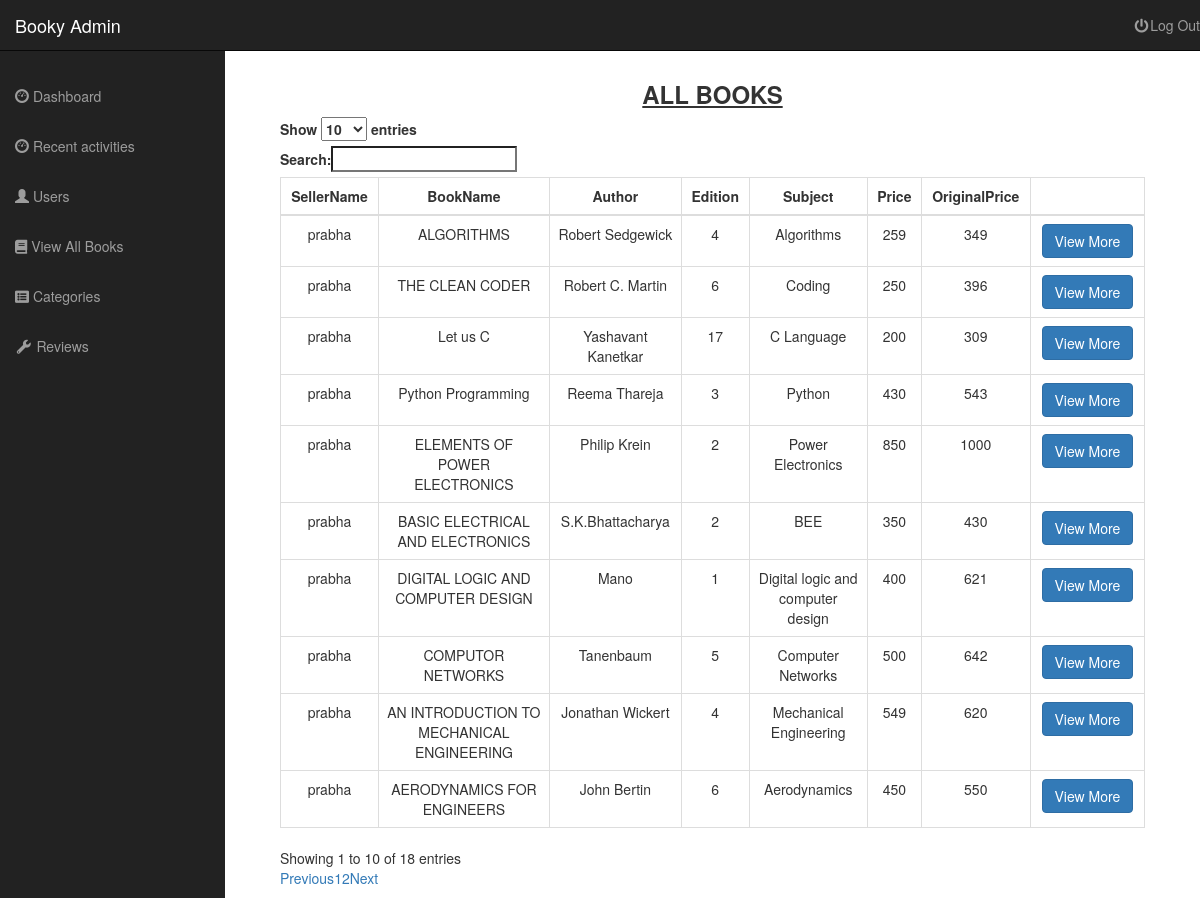
/admin/books.php (signed in), run on the app's committed database.
### tables this page shows
CREATE TABLE `books` (
  `book_id` int(11) NOT NULL,
  `username` varchar(255) NOT NULL,
  `book_name` varchar(255) NOT NULL,
  `author` varchar(255) NOT NULL,
  `edition` varchar(255) NOT NULL,
  `subject` varchar(255) NOT NULL,
  `category_id` int(11) NOT NULL DEFAULT 0,
  `book_price` int(11) NOT NULL DEFAULT 0,
  `book_original_price` int(11) NOT NULL DEFAULT 0,
  `book_description` varchar(1000) DEFAULT 'No Description Available',
  `book_image` varchar(255) NOT NULL DEFAULT 'default.jpg',
  `book_status` varchar(255) NOT NULL DEFAULT 'available',
  `date` date NOT NULL DEFAULT '1920-05-20'
);

### admin/templates/view_all_books.php (the view, shortened to what this page needs)
<h3 class="text-center"><b><u>ALL BOOKS</u></b></h3>
<div class="row">
	<div class="col-lg-12 col-md-12 col-sm-12 col-xs-12 table-responsive">
		<table class="table table-bordered table-hover" id="booksTable">
			<thead>
				<tr>
					<th class="text-center">SellerName</th>
					<th class="text-center">BookName</th>
					<th class="text-center">Author</th>
					<th class="text-center">Edition</th>
					<th class="text-center">Subject</th>
					<th class="text-center">Price</th>
					<th class="text-center">OriginalPrice</th>
					<th></th>
				</tr>
			</thead>
			<tbody>
				<?php
					$query = "SELECT * from books";
					$query_result = mysqli_query($connection,$query);
					if(!$query_result){
						die("QUERY FAILED " .mysqli_error($connection));
					}else{
						while ($row = mysqli_fetch_assoc($query_result)) {
							$bookid = $row['book_id'];
							$sellername = $row['username'];
							$bookname = $row['book_name'];
							$author = $row['author'];
							$edition = $row['edition'];
							$subject = $row['subject'];
							$price = $row['book_price'];
							$originalprice = $row['book_original_price'];
				?>
							<tr>
								<td class="text-center"><?php echo $sellername ?></td>
								<td class="text-center"><?php echo $bookname ?></td>
								<td class="text-center"><?php echo $author ?></td>
								<td class="text-center"><?php echo $edition ?></td>
								<td class="text-center"><?php echo $subject ?></td>
								<td class="text-center"><?php echo $price ?></td>
								<td class="text-center"><?php echo $originalprice ?></td>
								<td class="text-center"><a href="view_more_books.php?bookid=<?php echo $bookid ?>" class="btn btn-primary">View More</a></td>
							</tr>
				<?php
						}
					}
				?>
			</tbody>
		</table>
	</div>
</div>

### admin/templates/admin-header.php (shortened to what this page needs)
<!DOCTYPE html>
<html>
<head>
	<link rel="stylesheet" href="https://maxcdn.bootstrapcdn.com/bootstrap/3.3.7/css/bootstrap.min.css">
    <link rel="stylesheet" href="https://cdnjs.cloudflare.com/ajax/libs/font-awesome/4.7.0/css/font-awesome.min.css">
    <link rel="stylesheet" href="https://use.fontawesome.com/releases/v5.2.0/css/all.css">
    <link rel="stylesheet" type="text/css" href="./includes/css/admin-navigation.css">
    <?php
        if(function_exists('customPageHeader')){
            customPageHeader();
        }
    ?>
</head>
<body>

### admin/books.php
<?php
    function customPageHeader(){
    	 echo "<link rel='stylesheet' type='text/css' href='includes/css/users.css'>";
    }
?>
<?php include "./templates/admin-header.php"; ?>
<?php if(isset($_SESSION['username'])&&isset($_SESSION['user_role'])&&$_SESSION['user_role']=='admin'){?>
<?php include "./templates/admin-navigation.php"; ?>
<div class="container">
<div id="wrapper">
	<div id="page-wrapper">
		<div class="container-fluid">
			<?php include "templates/view_all_books.php" ?>
		</div>
	</div>
</div>
</div>
<?php include "templates/admin-footer.php"; ?>
<?php }else{
		header("Location: ../index.php");
	}
?>

### admin/templates/admin-navigation.php
<nav class="navbar navbar-inverse navbar-fixed-top">
    <div class="navbar-header">
        <a class="navbar-brand" href="admin_index.php">Booky Admin</a>
    </div>
     <div class="nav navbar-nav collapse navbar-collapse navbar-ex1-collapse navbar-right">
            <li>
            <a href=../templates/logout.php><i class="fa fa-fw fa-power-off" ></i>Log Out</a>
            </li>
    </div>
    <div class="collapse navbar-collapse navbar-ex1-collapse">
      <ul class="nav navbar-nav side-nav">
        <li>
          <a href="admin_index.php"><i class="glyphicon glyphicon-dashboard"></i> Dashboard</a>
        </li>
        <li>
            <a href="recent_activity.php"><i class="glyphicon glyphicon-dashboard"></i> Recent activities</a>
        </li>
        <li>
            <a href="users.php"><i class="glyphicon glyphicon-user"></i> Users</a>
        </li>
        <li>
            <a href="books.php"><i class="fa fa-book"></i> View All Books</a>
        </li>
        <li>
            <a href="categories.php"><i class="fa fa-list-alt"></i> Categories</a>
        </li>
        <li>
            <a href="reviews.php"><i class="fa fa-fw fa-wrench"></i> Reviews</a>
        </li>
      </ul>
    </div>
</nav>

### admin/includes/css/admin-navigation.css (style rules this page uses)
@media (min-width:768px) { .side-nav { height: 100%; padding-top: 20px; position: fixed; top: 51px; left: 0; width: 225px; border: none; border-radius: 0; overflow-y: auto; background-color: #222; } }
@media (min-width:768px) { .side-nav>li>a { width: 225px; } }

### admin/includes/css/users.css (style rules this page uses)
#wrapper { padding-left: 0; margin-top: 51px; }
#page-wrapper { width: 100%; padding: 0; background-color: #fff; }
@media (min-width:768px) { #wrapper { padding-left: 225px; } }
@media (min-width:768px) { #page-wrapper { padding: 10px; } }

### data on the page
books: username "prabha", book_name "ALGORITHMS", author "Robert Sedgewick", edition "4", subject "Algorithms", book_price "259", book_original_price "349"
books: username "prabha", book_name "THE CLEAN CODER", author "Robert C. Martin", edition "6", subject "Coding", book_price "250", book_original_price "396"
books: username "prabha", book_name "Let us C", author "Yashavant Kanetkar", edition "17", subject "C Language", book_price "200", book_original_price "309"
books: username "prabha", book_name "Python Programming", author "Reema Thareja", edition "3", subject "Python", book_price "430", book_original_price "543"
books: username "prabha", book_name "ELEMENTS OF POWER ELECTRONICS", author "Philip Krein", edition "2", subject "Power Electronics", book_price "850", book_original_price "1000"
books: username "prabha", book_name "BASIC ELECTRICAL AND ELECTRONICS", author "S.K.Bhattacharya", edition "2", subject "BEE", book_price "350", book_original_price "430"
books: username "prabha", book_name "DIGITAL LOGIC AND COMPUTER DESIGN", author "Mano", edition "1", subject "Digital logic and computer design", book_price "400", book_original_price "621"
books: username "prabha", book_name "COMPUTOR NETWORKS", author "Tanenbaum", edition "5", subject "Computer Networks", book_price "500", book_original_price "642"
books: username "prabha", book_name "AN INTRODUCTION TO MECHANICAL ENGINEERING", author "Jonathan Wickert", edition "4", subject "Mechanical Engineering", book_price "549", book_original_price "620"
books: username "prabha", book_name "AERODYNAMICS FOR ENGINEERS", author "John Bertin", edition "6", subject "Aerodynamics", book_price "450", book_original_price "550"
